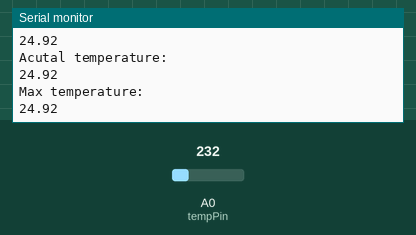
Simulated run of this sketch. Board: Arduino Uno, built with avr-gcc and run on an emulated ATmega328P. Shown: the last lines printed to the serial monitor. The test bench sets the inputs (shaded band); at power-on: A0 (tempPin) = 232.

Above: at 1.8 s.
1.9 s: A0 (tempPin) set to 250
At 2.8 s:
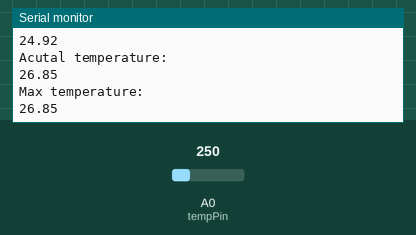
3.4 s: A0 (tempPin) set to 266
At 5.1 s:
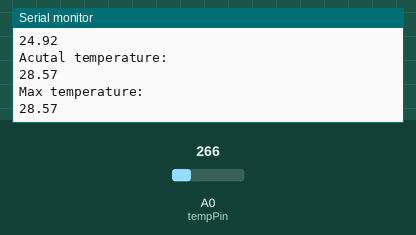
Timing chart, 0 to 6.6 s (numbered marks = the images above; inputs shaded):
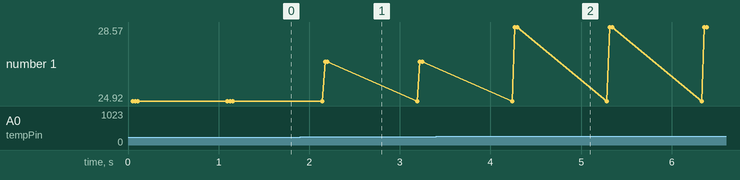

Measured:
- after the input at 1.9 s, the serial monitor: prints a new line after 0.27 s (image 1)
- after the input at 3.4 s, the serial monitor: prints a new line after 0.87 s (image 2)
- plotted number 1: 24.92 → 26.85 after the input at 1.9 s, 26.85 → 28.57 after the input at 3.4 s

The sketch:

Example_2.ino
```cpp
// Declaration of variables
float tempC;
int reading;
int tempPin = 0;
float minimalTemp = 150;
float maximalTemp = 0;

void setup()
{
// Ustawienie konfiguracji
analogReference(INTERNAL);
Serial.begin(9600);
}

void loop()
{
// Write reading to the variable
reading = analogRead(tempPin);
tempC = reading / 9.31;

// The minimum value
if (maximalTemp < tempC)
{
   maximalTemp = tempC;
}
// The maximum value
if (minimalTemp > tempC)
{
  minimalTemp = tempC;
}

Serial.println(">---------------------<");
Serial.println("Minimal temperature: ");
Serial.println(minimalTemp);
Serial.println("Acutal temperature: ");
Serial.println(tempC);
Serial.println("Max temperature: ");
Serial.println(maximalTemp);
delay(1000);
}
```
